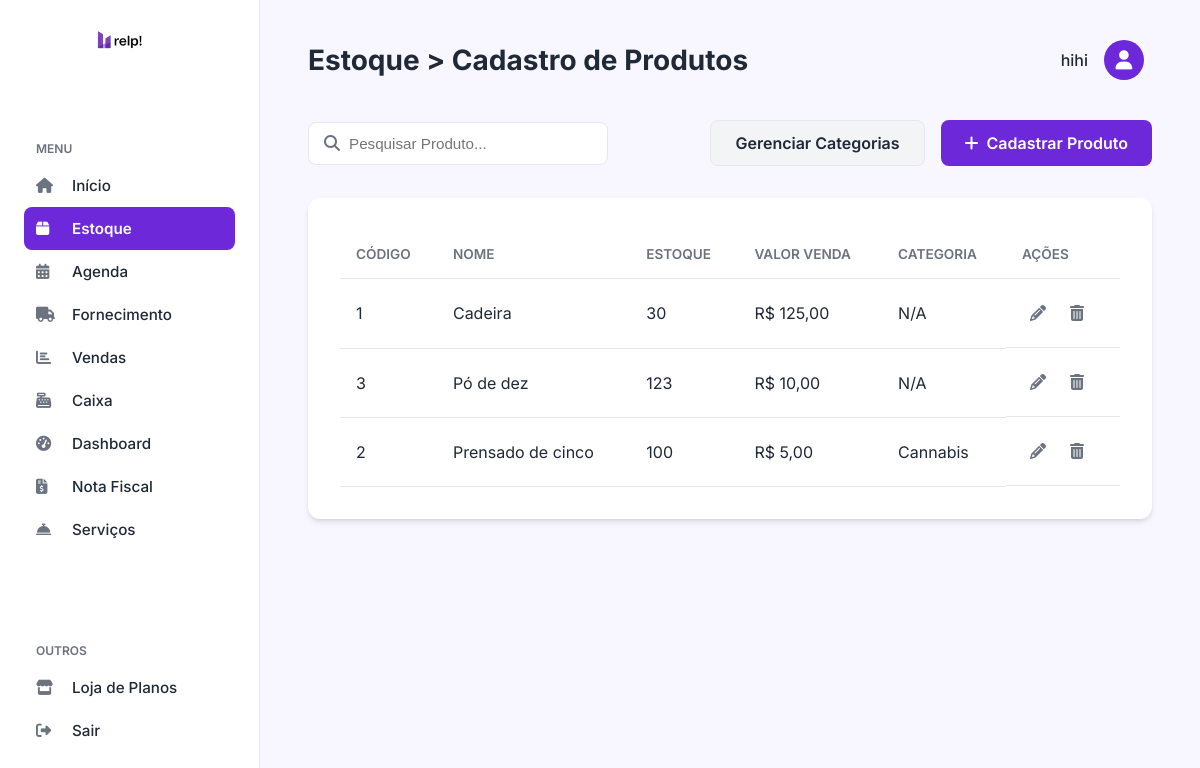
Page /estoque.php (signed in) on the committed database.
### tables this page shows
CREATE TABLE `produtos` (
  `id` int(11) NOT NULL,
  `nome` varchar(255) NOT NULL,
  `especificacao` text DEFAULT NULL,
  `quantidade_estoque` int(11) NOT NULL DEFAULT 0,
  `quantidade_minima` int(11) NOT NULL DEFAULT 5,
  `valor_compra` decimal(10,2) NOT NULL,
  `valor_venda` decimal(10,2) NOT NULL,
  `categoria_id` int(11) DEFAULT NULL,
  `fornecedor_id` int(11) DEFAULT NULL,
  `data_cadastro` timestamp NOT NULL DEFAULT current_timestamp()
);

CREATE TABLE `categorias` (
  `id` int(11) NOT NULL,
  `nome` varchar(100) NOT NULL
);

### estoque.php (the view, shortened to what this page needs)
<?php
include_once('config.php');
$produtos = [];
$erro_busca = null;
try {
    $stmt_produtos = $pdo->prepare("SELECT p.*, c.nome as categoria_nome FROM produtos p LEFT JOIN categorias c ON p.categoria_id = c.id ORDER BY p.nome ASC");
    $stmt_produtos->execute();
    $produtos = $stmt_produtos->fetchAll(PDO::FETCH_ASSOC);
} catch (PDOException $e) {
    $erro_busca = "Erro ao buscar dados: " . $e->getMessage();
}
$nome_empresa = $_SESSION['nome_empresa'] ?? 'Empresa';
?>
<!DOCTYPE html>
<html lang="pt-br">
<head>
    <link rel="stylesheet" href="https://cdnjs.cloudflare.com/ajax/libs/font-awesome/6.4.0/css/all.min.css">
    <link rel="stylesheet" href="css/sistema.css">
    <link rel="stylesheet" href="css/estoque.css">
</head>
<body>
    <nav class="sidebar">
        <div class="sidebar-logo">
            <img class="logo" src="img/relplogo.png" alt="Relp! Logo" style="width: 100px;">
        </div>
        <div class="menu-section">
            <h6>MENU</h6>
            <ul class="menu-list">
                <li><a href="sistema.php"><i class="fas fa-home"></i> Início</a></li>
                <li><a href="estoque.php" class="active"><i class="fas fa-box"></i> Estoque</a></li>
                <li><a href="agenda.php"><i class="fas fa-calendar-alt"></i> Agenda</a></li>
                <li><a href="fornecedores.php"><i class="fas fa-truck"></i> Fornecimento</a></li>
                <li><a href="#"><i class="fas fa-chart-bar"></i> Vendas</a></li>
                <li><a href="caixa.php"><i class="fas fa-cash-register"></i> Caixa</a></li>
                <li><a href="#"><i class="fas fa-tachometer-alt"></i> Dashboard</a></li>
                <li><a href="#"><i class="fas fa-file-invoice-dollar"></i> Nota Fiscal</a></li>
                <li><a href="#"><i class="fas fa-concierge-bell"></i> Serviços</a></li>
            </ul>
        </div>
        <div class="menu-section outros">
            <h6>OUTROS</h6>
            <ul class="menu-list">
                <li><a href="#"><i class="fas fa-store"></i> Loja de Planos</a></li>
                <li><a href="sair.php"><i class="fas fa-sign-out-alt"></i> Sair</a></li>
            </ul>
        </div>
    </nav>
    <main class="main-content">
        <header class="main-header">
            <h2>Estoque > Cadastro de Produtos</h2>
            <div class="user-profile"><span><?= htmlspecialchars($nome_empresa) ?></span>
                <div class="avatar"><i class="fas fa-user"></i></div>
            </div>
        </header>
        <div class="actions-container">
            <div class="search-bar">
                <i class="fas fa-search"></i>
                <input type="text" placeholder="Pesquisar Produto...">
            </div>
            <div class="actions-buttons">
                <a href="categorias.php" class="btn-secondary">Gerenciar Categorias</a>
                <a href="produto_formulario.php" class="btn-primary">
                    <i class="fas fa-plus"></i> Cadastrar Produto
                </a>
            </div>
        </div>
        <div class="table-container">
            <table>
                <thead>
                    <tr>
                        <th>Código</th>
                        <th>Nome</th>
                        <th>Estoque</th>
                        <th>Valor Venda</th>
                        <th>Categoria</th>
                        <th>Ações</th>
                    </tr>
                </thead>
                <tbody>
                    <?php if ($erro_busca): ?>
                        <tr>
                            <td colspan="6" class="text-center"><?= htmlspecialchars($erro_busca) ?></td>
                        </tr>
                    <?php elseif (empty($produtos)): ?>
                        <tr>
                            <td colspan="6" class="text-center">Nenhum produto cadastrado ainda.</td>
                        </tr>
                    <?php else: ?>
                        <?php foreach ($produtos as $produto): ?>
                            <tr>
                                <td><?= htmlspecialchars($produto['id']) ?></td>
                                <td><?= htmlspecialchars($produto['nome']) ?></td>
                                <td><?= htmlspecialchars($produto['quantidade_estoque']) ?></td>
                                <td>R$ <?= number_format((float)$produto['valor_venda'], 2, ',', '.') ?></td>
                                <td><?= htmlspecialchars($produto['categoria_nome'] ?? 'N/A') ?></td>
                                <td class="actions">
                                    <a href="produto_formulario.php?id=<?= $produto['id'] ?>" class="btn-action btn-edit">
                                        <i class="fas fa-pencil-alt"></i>
                                    </a>
                                    <a href="excluir_produto.php?id=<?= $produto['id'] ?>" class="btn-action btn-delete" onclick="return confirm('Tem certeza que deseja excluir este produto?');">
                                        <i class="fas fa-trash-alt"></i>
                                    </a>
                                </td>
                            </tr>
                        <?php endforeach; ?>
                    <?php endif; ?>
                </tbody>
            </table>
        </div>
    </main>
</body>
</html>

### css/sistema.css (style rules this page uses)
:root { --primary-bg: #F8F7FF; --sidebar-bg: #FFFFFF; --accent-color: #6D28D9; --accent-color-dark: #4C1D95; --text-color: #1F2937; --text-light: #6B7280; --border-color: #E5E7EB; --card-shadow: 0 4px 6px -1px rgb(0 0 0 / 0.1), 0 2px 4px -2px rgb(0 0 0 / 0.1); }
* { margin: 0; padding: 0; box-sizing: border-box; }
body { font-family: 'Inter', sans-serif; background-color: var(--primary-bg); color: var(--text-color); display: flex; height: 100vh; overflow: hidden; }
.sidebar { width: 260px; background-color: var(--sidebar-bg); border-right: 1px solid var(--border-color); display: flex; flex-direction: column; padding: 1.5rem; flex-shrink: 0; }
.sidebar-logo { display: flex; align-items: center; justify-content: center; margin-bottom: 2.5rem; }
.sidebar-logo img { width: 50px; }
.menu-section { margin-bottom: 1.5rem; }
.menu-section h6 { font-size: 0.75rem; font-weight: 600; color: var(--text-light); text-transform: uppercase; padding: 0 0.75rem; margin-bottom: 0.5rem; }
.menu-list { list-style: none; }
.menu-list a { display: flex; align-items: center; padding: 0.75rem; border-radius: 8px; text-decoration: none; color: var(--text-color); font-weight: 500; font-size: 0.95rem; transition: background-color 0.2s ease, color 0.2s ease; }
.menu-list a i { width: 20px; margin-right: 1rem; color: var(--text-light); transition: color 0.2s ease; }
.menu-list a.active { background-color: var(--accent-color); color: #FFFFFF; font-weight: 600; }
.menu-list a.active i { color: #FFFFFF; }
.sidebar .outros { margin-top: auto; }
.main-content { flex-grow: 1; padding: 2rem 3rem; overflow-y: auto; }
.main-header { display: flex; justify-content: space-between; align-items: center; margin-bottom: 2rem; }
.main-header h2 { font-size: 1.75rem; font-weight: 700; }
.user-profile { display: flex; align-items: center; gap: 1rem; cursor: pointer; padding: 0.5rem; border-radius: 8px; }
.user-profile span { font-weight: 500; }
.user-profile .avatar { width: 40px; height: 40px; background-color: var(--accent-color); border-radius: 50%; color: white; display: flex; align-items: center; justify-content: center; font-size: 1.2rem; }

### css/estoque.css (style rules this page uses)
.main-content .actions-container { display: flex; justify-content: space-between; align-items: center; margin-bottom: 2rem; }
.main-content .search-bar { position: relative; width: 300px; }
.main-content .search-bar input { width: 100%; padding: 0.75rem 0.75rem 0.75rem 2.5rem; border: 1px solid var(--border-color); border-radius: 8px; font-size: 0.95rem; }
.main-content .search-bar i { position: absolute; left: 1rem; top: 50%; transform: translateY(-50%); color: var(--text-light); }
.main-content .btn-primary { background-color: var(--accent-color); color: white; padding: 0.75rem 1.5rem; border-radius: 8px; text-decoration: none; font-weight: 600; display: flex; align-items: center; gap: 0.5rem; transition: background-color 0.2s ease; }
.main-content .table-container { background-color: var(--sidebar-bg); border-radius: 12px; padding: 2rem; box-shadow: var(--card-shadow); }
.main-content table { width: 100%; border-collapse: collapse; }
.main-content th, .main-content td { padding: 1rem; text-align: left; border-bottom: 1px solid var(--border-color); }
.main-content th { font-size: 0.85rem; font-weight: 600; text-transform: uppercase; color: var(--text-light); }
.main-content td.actions { display: flex; gap: 0.5rem; }
.main-content .btn-action { color: var(--text-light); padding: 0.5rem; border-radius: 4px; }
.actions-buttons { display: flex; gap: 1rem; }
.btn-secondary { background-color: #F3F4F6; color: var(--text-color); padding: 0.75rem 1.5rem; border-radius: 8px; text-decoration: none; font-weight: 600; display: flex; align-items: center; gap: 0.5rem; border: 1px solid var(--border-color); transition: background-color 0.2s ease; }

### rows in the picture
produtos: id "1", nome "Cadeira", quantidade_estoque "30", valor_venda "125,00", categoria_nome "N/A"
produtos: id "3", nome "Pó de dez", quantidade_estoque "123", valor_venda "10,00", categoria_nome "N/A"
produtos: id "2", nome "Prensado de cinco", quantidade_estoque "100", valor_venda "5,00", categoria.nome "Cannabis"

### other values in the picture
$nome_empresa "hihi"
